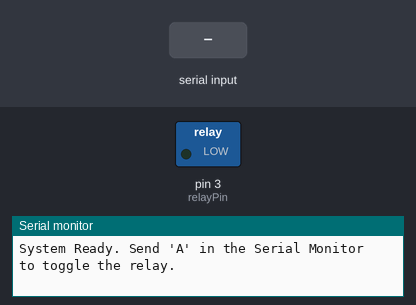
The sketch below on a simulated Arduino Uno, built with avr-gcc and run on an emulated ATmega328P. On the bench: switched loads named in the sketch (green lamp = pin HIGH), the last lines printed to the serial monitor. Inputs (shaded band) come from the test bench.

Above: at 1.2 s.
1.3 s: "A" received over Serial
At 1.7 s:
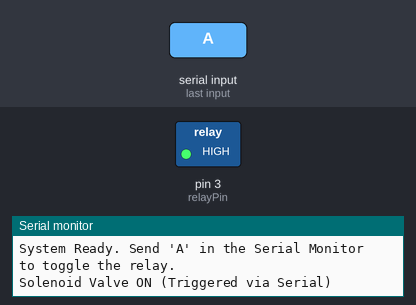
2.8 s: "a" received over Serial
At 4.0 s:
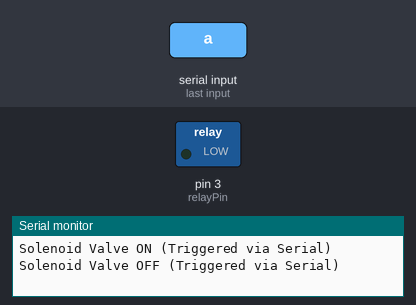
Timing chart, 0 to 5.8 s (numbered marks = the images above; inputs shaded):
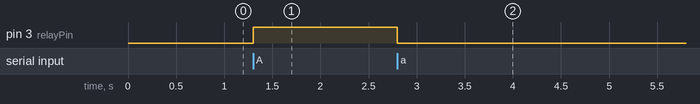

The sketch:

Relaycontrol.ino.ino
```cpp
const int relayPin = 3;

// Variable to keep track of the relay state
int relayState = LOW;

void setup() {
  Serial.begin(9600);

  pinMode(relayPin, OUTPUT);
  digitalWrite(relayPin, relayState);

  Serial.println("System Ready. Send 'A' in the Serial Monitor to toggle the relay.");
}

void loop() {
  // Check if data is available to read from the laptop
  if (Serial.available() > 0) {
    // Read the incoming character
    char incomingChar = Serial.read();

    // Trigger only if the character is 'A' or 'a'
    if (incomingChar == 'A' || incomingChar == 'a') {

      // Toggle the relay state
      relayState = !relayState;
      digitalWrite(relayPin, relayState);

      // Print the status to the Serial Monitor
      if (relayState == HIGH) {
        Serial.println("Solenoid Valve ON (Triggered via Serial)");
      } else {
        Serial.println("Solenoid Valve OFF (Triggered via Serial)");
      }
    }
  }
}
```

Measured:
- after the input at 1.3 s, pin 3 (relayPin): LOW → HIGH at once
- after the input at 2.8 s, pin 3 (relayPin): HIGH → LOW at once
